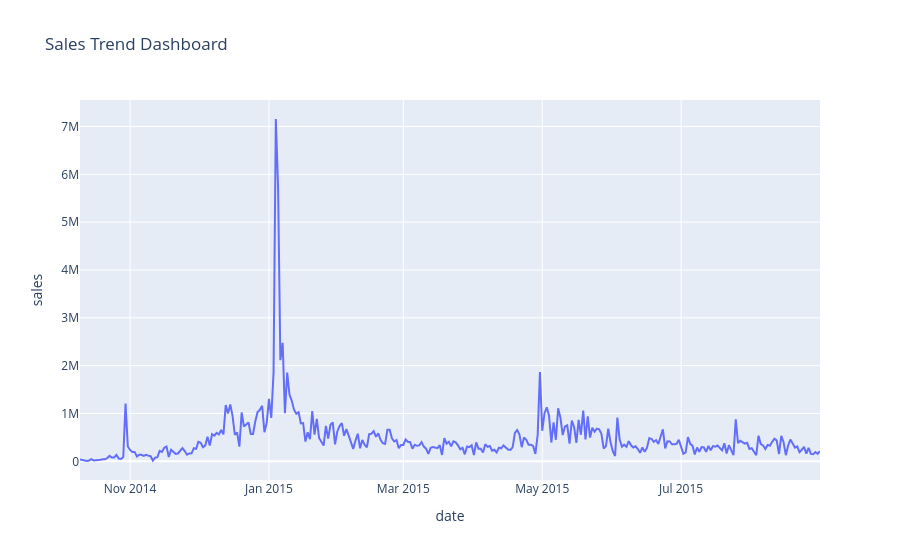

The code cell stored with this chart in its notebook:
### Markdown cell above
## Interactive Plotly Dashboard

### Code cell
fig = px.line(ts, x='date', y='sales', title='Sales Trend Dashboard')
fig.show()

### Figure 1 — Plotly figure (JSON) as saved in the notebook; plotly's stock layout.template omitted (floating-point values rounded to 4 significant figures; data arrays with more than 128 entries replaced by an {"elided": "..."} marker saying what was removed)
{"data": [{"hovertemplate": "date=%{x}<br>sales=%{y}<extra></extra>", "legendgroup": "", "line": {"color": "#636efa", "dash": "solid"}, "marker": {"symbol": "circle"}, "mode": "lines", "name": "", "orientation": "v", "showlegend": false, "type": "scatter", "x": {"elided": "326 str values"}, "xaxis": "x", "y": {"elided": "326 int values"}, "yaxis": "y"}], "layout": {"legend": {"tracegroupgap": 0}, "title": {"text": "Sales Trend Dashboard"}, "xaxis": {"anchor": "y", "domain": [0, 1], "title": {"text": "date"}}, "yaxis": {"anchor": "x", "domain": [0, 1], "title": {"text": "sales"}}}}
